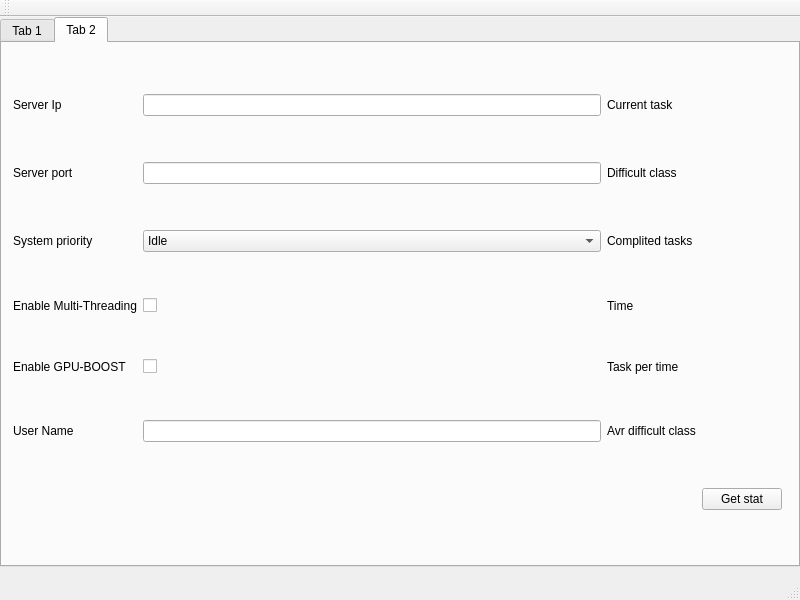
<?xml version="1.0" encoding="UTF-8"?>
<ui version="4.0">
 <class>MainWindow</class>
 <widget class="QMainWindow" name="MainWindow">
  <property name="geometry">
   <rect>
    <x>0</x>
    <y>0</y>
    <width>800</width>
    <height>600</height>
   </rect>
  </property>
  <property name="windowTitle">
   <string>MainWindow</string>
  </property>
  <widget class="QWidget" name="centralWidget">
   <widget class="QTabWidget" name="tabWidget">
    <property name="geometry">
     <rect>
      <x>0</x>
      <y>0</y>
      <width>800</width>
      <height>550</height>
     </rect>
    </property>
    <property name="currentIndex">
     <number>1</number>
    </property>
    <widget class="QWidget" name="mainTab">
     <attribute name="title">
      <string>Tab 1</string>
     </attribute>
     <widget class="QTextBrowser" name="textArea">
      <property name="geometry">
       <rect>
        <x>0</x>
        <y>0</y>
        <width>791</width>
        <height>491</height>
       </rect>
      </property>
     </widget>
     <widget class="QPushButton" name="startButton">
      <property name="geometry">
       <rect>
        <x>0</x>
        <y>490</y>
        <width>75</width>
        <height>23</height>
       </rect>
      </property>
      <property name="text">
       <string>Start</string>
      </property>
     </widget>
     <widget class="QPushButton" name="stopButton">
      <property name="geometry">
       <rect>
        <x>90</x>
        <y>490</y>
        <width>75</width>
        <height>23</height>
       </rect>
      </property>
      <property name="text">
       <string>Stop</string>
      </property>
     </widget>
     <widget class="QPushButton" name="clearButton">
      <property name="geometry">
       <rect>
        <x>180</x>
        <y>490</y>
        <width>75</width>
        <height>23</height>
       </rect>
      </property>
      <property name="text">
       <string>Clear</string>
      </property>
     </widget>
    </widget>
    <widget class="QWidget" name="setTab">
     <attribute name="title">
      <string>Tab 2</string>
     </attribute>
     <widget class="QWidget" name="gridLayoutWidget">
      <property name="geometry">
       <rect>
        <x>0</x>
        <y>0</y>
        <width>791</width>
        <height>521</height>
       </rect>
      </property>
      <layout class="QGridLayout" name="gridLayout">
       <item row="4" column="1">
        <widget class="QCheckBox" name="GBBox">
         <property name="text">
          <string/>
         </property>
        </widget>
       </item>
       <item row="3" column="0">
        <widget class="QLabel" name="label_4">
         <property name="text">
          <string>Enable Multi-Threading</string>
         </property>
        </widget>
       </item>
       <item row="2" column="0">
        <widget class="QLabel" name="label_3">
         <property name="text">
          <string>System priority</string>
         </property>
        </widget>
       </item>
       <item row="1" column="0">
        <widget class="QLabel" name="label">
         <property name="text">
          <string>Server port</string>
         </property>
        </widget>
       </item>
       <item row="0" column="0">
        <widget class="QLabel" name="label_2">
         <property name="text">
          <string>Server Ip</string>
         </property>
        </widget>
       </item>
       <item row="5" column="1">
        <widget class="QLineEdit" name="userLine"/>
       </item>
       <item row="4" column="0">
        <widget class="QLabel" name="label_5">
         <property name="text">
          <string>Enable GPU-BOOST</string>
         </property>
        </widget>
       </item>
       <item row="5" column="0">
        <widget class="QLabel" name="label_6">
         <property name="text">
          <string>User Name</string>
         </property>
        </widget>
       </item>
       <item row="1" column="1">
        <widget class="QLineEdit" name="portLine"/>
       </item>
       <item row="3" column="1">
        <widget class="QCheckBox" name="MTBox">
         <property name="text">
          <string/>
         </property>
        </widget>
       </item>
       <item row="2" column="1">
        <widget class="QComboBox" name="priorityBox">
         <item>
          <property name="text">
           <string>Idle</string>
          </property>
         </item>
         <item>
          <property name="text">
           <string>Low</string>
          </property>
         </item>
         <item>
          <property name="text">
           <string>Normal</string>
          </property>
         </item>
         <item>
          <property name="text">
           <string>High</string>
          </property>
         </item>
         <item>
          <property name="text">
           <string>RealTime</string>
          </property>
         </item>
        </widget>
       </item>
       <item row="0" column="1">
        <widget class="QLineEdit" name="ipLine"/>
       </item>
       <item row="0" column="2">
        <widget class="QLabel" name="label_7">
         <property name="text">
          <string>Current task</string>
         </property>
        </widget>
       </item>
       <item row="1" column="2">
        <widget class="QLabel" name="label_8">
         <property name="text">
          <string>Difficult class</string>
         </property>
        </widget>
       </item>
       <item row="2" column="2">
        <widget class="QLabel" name="label_9">
         <property name="text">
          <string>Complited tasks</string>
         </property>
        </widget>
       </item>
       <item row="3" column="2">
        <widget class="QLabel" name="label_10">
         <property name="text">
          <string>Time</string>
         </property>
        </widget>
       </item>
       <item row="4" column="2">
        <widget class="QLabel" name="label_11">
         <property name="text">
          <string>Task per time</string>
         </property>
        </widget>
       </item>
       <item row="5" column="2">
        <widget class="QLabel" name="label_12">
         <property name="text">
          <string>Avr difficult class</string>
         </property>
        </widget>
       </item>
       <item row="0" column="3">
        <widget class="QLabel" name="cTaskLabel">
         <property name="text">
          <string/>
         </property>
        </widget>
       </item>
       <item row="3" column="3">
        <widget class="QLabel" name="timeLabel">
         <property name="text">
          <string/>
         </property>
        </widget>
       </item>
       <item row="2" column="3">
        <widget class="QLabel" name="compTaskLabel">
         <property name="text">
          <string/>
         </property>
        </widget>
       </item>
       <item row="5" column="3">
        <widget class="QLabel" name="adcLabel">
         <property name="text">
          <string/>
         </property>
        </widget>
       </item>
       <item row="6" column="3">
        <widget class="QPushButton" name="statButton">
         <property name="text">
          <string>Get stat</string>
         </property>
        </widget>
       </item>
       <item row="1" column="3">
        <widget class="QLabel" name="cdcLabel">
         <property name="text">
          <string/>
         </property>
        </widget>
       </item>
       <item row="4" column="3">
        <widget class="QLabel" name="tphLabel">
         <property name="text">
          <string/>
         </property>
        </widget>
       </item>
      </layout>
     </widget>
    </widget>
   </widget>
  </widget>
  <widget class="QMenuBar" name="menuBar">
   <property name="geometry">
    <rect>
     <x>0</x>
     <y>0</y>
     <width>800</width>
     <height>21</height>
    </rect>
   </property>
  </widget>
  <widget class="QToolBar" name="mainToolBar">
   <attribute name="toolBarArea">
    <enum>TopToolBarArea</enum>
   </attribute>
   <attribute name="toolBarBreak">
    <bool>false</bool>
   </attribute>
  </widget>
  <widget class="QStatusBar" name="statusBar"/>
 </widget>
 <layoutdefault spacing="6" margin="11"/>
 <resources/>
 <connections/>
</ui>
